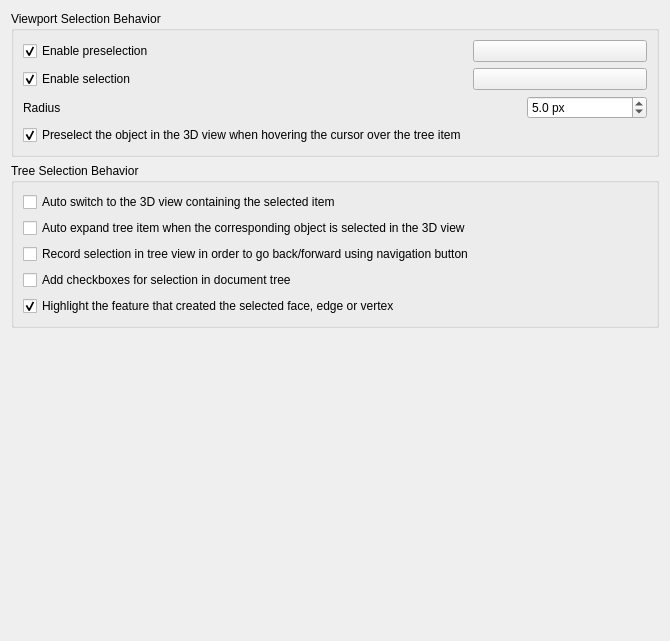
<?xml version="1.0" encoding="UTF-8"?>
<ui version="4.0">
 <class>Gui::Dialog::DlgSettingsSelection</class>
 <widget class="QWidget" name="Gui::Dialog::DlgSettingsSelection">
  <property name="geometry">
   <rect>
    <x>0</x>
    <y>0</y>
    <width>670</width>
    <height>641</height>
   </rect>
  </property>
  <property name="windowTitle">
   <string>Selection</string>
  </property>
  <layout class="QVBoxLayout" name="verticalLayout_4">
   <item>
    <widget class="QGroupBox" name="groupBox">
     <property name="title">
      <string>Viewport Selection Behavior</string>
     </property>
     <layout class="QGridLayout" name="gridLayout">
      <item row="4" column="1">
       <widget class="Gui::PrefColorButton" name="SelectionColor">
        <property name="toolTip">
         <string>The color used for highlighting selected objects in the 3D view</string>
        </property>
        <property name="text">
         <string/>
        </property>
        <property name="color">
         <color>
          <red>0</red>
          <green>171</green>
          <blue>255</blue>
         </color>
        </property>
        <property name="prefEntry" stdset="0">
         <cstring>SelectionColor</cstring>
        </property>
        <property name="prefPath" stdset="0">
         <cstring>View</cstring>
        </property>
       </widget>
      </item>
      <item row="4" column="0">
       <widget class="Gui::PrefCheckBox" name="checkBoxSelection">
        <property name="toolTip">
         <string>Enable selection, highlighted with specified color</string>
        </property>
        <property name="text">
         <string>Enable selection</string>
        </property>
        <property name="checked">
         <bool>true</bool>
        </property>
        <property name="prefEntry" stdset="0">
         <cstring>EnableSelection</cstring>
        </property>
        <property name="prefPath" stdset="0">
         <cstring>View</cstring>
        </property>
       </widget>
      </item>
      <item row="7" column="0" colspan="2">
       <layout class="QHBoxLayout" name="horizontalLayout_1">
        <item>
         <widget class="QLabel" name="spinPickRadiusLabel">
          <property name="text">
           <string>Radius</string>
          </property>
         </widget>
        </item>
        <item>
         <spacer name="horizSpacer_1">
          <property name="orientation">
           <enum>Qt::Orientation::Horizontal</enum>
          </property>
          <property name="sizeHint" stdset="0">
           <size>
            <width>250</width>
            <height>10</height>
           </size>
          </property>
         </spacer>
        </item>
        <item>
         <widget class="Gui::PrefDoubleSpinBox" name="spinPickRadius">
          <property name="minimumSize">
           <size>
            <width>120</width>
            <height>0</height>
           </size>
          </property>
          <property name="toolTip">
           <string>Area for selecting elements in the 3D view.
A larger value makes it easier to select elements, but may prevent selection of small features.
      </string>
          </property>
          <property name="inputMethodHints">
           <set>Qt::InputMethodHint::ImhPreferNumbers</set>
          </property>
          <property name="suffix">
           <string notr="true"> px</string>
          </property>
          <property name="decimals">
           <number>1</number>
          </property>
          <property name="minimum">
           <double>0.500000000000000</double>
          </property>
          <property name="maximum">
           <double>200.000000000000000</double>
          </property>
          <property name="value">
           <double>5.000000000000000</double>
          </property>
          <property name="prefEntry" stdset="0">
           <cstring>PickRadius</cstring>
          </property>
          <property name="prefPath" stdset="0">
           <cstring>View</cstring>
          </property>
         </widget>
        </item>
       </layout>
      </item>
      <item row="3" column="1">
       <widget class="Gui::PrefColorButton" name="HighlightColor">
        <property name="toolTip">
         <string>The color used for highlighting preselected objects in the 3D view</string>
        </property>
        <property name="text">
         <string/>
        </property>
        <property name="color">
         <color>
          <red>10</red>
          <green>200</green>
          <blue>255</blue>
         </color>
        </property>
        <property name="prefEntry" stdset="0">
         <cstring>HighlightColor</cstring>
        </property>
        <property name="prefPath" stdset="0">
         <cstring>View</cstring>
        </property>
       </widget>
      </item>
      <item row="3" column="0">
       <widget class="Gui::PrefCheckBox" name="checkBoxPreselection">
        <property name="minimumSize">
         <size>
          <width>240</width>
          <height>0</height>
         </size>
        </property>
        <property name="toolTip">
         <string>Enable preselection, highlighted with specified color</string>
        </property>
        <property name="text">
         <string>Enable preselection</string>
        </property>
        <property name="checked">
         <bool>true</bool>
        </property>
        <property name="prefEntry" stdset="0">
         <cstring>EnablePreselection</cstring>
        </property>
        <property name="prefPath" stdset="0">
         <cstring>View</cstring>
        </property>
       </widget>
      </item>
      <item row="8" column="0">
       <widget class="Gui::PrefCheckBox" name="checkBoxPreselect">
        <property name="text">
         <string>Preselect the object in the 3D view when hovering the cursor over the tree item</string>
        </property>
        <property name="checked">
         <bool>true</bool>
        </property>
        <property name="prefEntry" stdset="0">
         <cstring>PreSelection</cstring>
        </property>
        <property name="prefPath" stdset="0">
         <cstring>TreeView</cstring>
        </property>
       </widget>
      </item>
     </layout>
    </widget>
   </item>
   <item>
    <widget class="QGroupBox" name="groupBox_3">
     <property name="title">
      <string>Tree Selection Behavior</string>
     </property>
     <layout class="QVBoxLayout" name="verticalLayout_2">
      <item>
       <widget class="Gui::PrefCheckBox" name="checkBoxAutoSwitch">
        <property name="text">
         <string>Auto switch to the 3D view containing the selected item</string>
        </property>
        <property name="toolTip">
         <string>Selecting an item in the Tree View automatically activates its document and switches to its 3D view.</string>
        </property>
        <property name="prefEntry" stdset="0">
         <cstring>SyncView</cstring>
        </property>
        <property name="prefPath" stdset="0">
         <cstring>TreeView</cstring>
        </property>
       </widget>
      </item>
      <item>
       <widget class="Gui::PrefCheckBox" name="checkBoxAutoExpand">
        <property name="text">
         <string>Auto expand tree item when the corresponding object is selected in the 3D view</string>
        </property>
        <property name="toolTip">
         <string>Locates and reveals the selected object within the tree hierarchy. Prevents manual scrolling in deep, complex document structures.</string>
        </property>
        <property name="prefEntry" stdset="0">
         <cstring>SyncSelection</cstring>
        </property>
        <property name="prefPath" stdset="0">
         <cstring>TreeView</cstring>
        </property>
       </widget>
      </item>
      <item>
       <widget class="Gui::PrefCheckBox" name="checkBoxRecord">
        <property name="text">
         <string>Record selection in tree view in order to go back/forward using navigation button</string>
        </property>
        <property name="toolTip">
         <string>Enables selection history. Use 'Back' and 'Forward' navigation to toggle between previously selected objects without re-searching the tree.</string>
        </property>
        <property name="prefEntry" stdset="0">
         <cstring>RecordSelection</cstring>
        </property>
        <property name="prefPath" stdset="0">
         <cstring>TreeView</cstring>
        </property>
       </widget>
      </item>
      <item>
       <widget class="Gui::PrefCheckBox" name="checkBoxSelectionCheckBoxes">
        <property name="text">
         <string>Add checkboxes for selection in document tree</string>
        </property>
        <property name="toolTip">
         <string>Provides persistent selection toggles for each item. Simplifies batch operations and complex multi-selection without holding modifier keys (Ctrl/Shift).</string>
        </property>
        <property name="prefEntry" stdset="0">
         <cstring>CheckBoxesSelection</cstring>
        </property>
        <property name="prefPath" stdset="0">
         <cstring>TreeView</cstring>
        </property>
       </widget>
      </item>
      <item>
       <widget class="Gui::PrefCheckBox" name="checkBoxElementOrigin">
        <property name="text">
         <string>Highlight the feature that created the selected face, edge or vertex</string>
        </property>
        <property name="toolTip">
         <string>When a sub-element is selected in the 3D view, the tree item of the object that created it is highlighted, using the topological naming history.</string>
        </property>
        <property name="checked">
         <bool>true</bool>
        </property>
        <property name="prefEntry" stdset="0">
         <cstring>HighlightElementOrigin</cstring>
        </property>
        <property name="prefPath" stdset="0">
         <cstring>TreeView</cstring>
        </property>
       </widget>
      </item>
     </layout>
    </widget>
   </item>
   <item>
    <spacer name="verticalSpacer">
     <property name="orientation">
      <enum>Qt::Orientation::Vertical</enum>
     </property>
     <property name="sizeHint" stdset="0">
      <size>
       <width>20</width>
       <height>245</height>
      </size>
     </property>
    </spacer>
   </item>
  </layout>
 </widget>
 <customwidgets>
  <customwidget>
   <class>Gui::ColorButton</class>
   <extends>QPushButton</extends>
   <header>Gui/Widgets.h</header>
  </customwidget>
  <customwidget>
   <class>Gui::PrefColorButton</class>
   <extends>Gui::ColorButton</extends>
   <header>Gui/PrefWidgets.h</header>
  </customwidget>
  <customwidget>
   <class>Gui::PrefCheckBox</class>
   <extends>QCheckBox</extends>
   <header>Gui/PrefWidgets.h</header>
  </customwidget>
  <customwidget>
   <class>Gui::PrefDoubleSpinBox</class>
   <extends>QDoubleSpinBox</extends>
   <header>Gui/PrefWidgets.h</header>
  </customwidget>
 </customwidgets>
 <resources/>
 <connections>
  <connection>
   <sender>checkBoxPreselection</sender>
   <signal>toggled(bool)</signal>
   <receiver>HighlightColor</receiver>
   <slot>setEnabled(bool)</slot>
   <hints>
    <hint type="sourcelabel">
     <x>20</x>
     <y>20</y>
    </hint>
    <hint type="destinationlabel">
     <x>20</x>
     <y>20</y>
    </hint>
   </hints>
  </connection>
  <connection>
   <sender>checkBoxSelection</sender>
   <signal>toggled(bool)</signal>
   <receiver>SelectionColor</receiver>
   <slot>setEnabled(bool)</slot>
   <hints>
    <hint type="sourcelabel">
     <x>20</x>
     <y>20</y>
    </hint>
    <hint type="destinationlabel">
     <x>20</x>
     <y>20</y>
    </hint>
   </hints>
  </connection>
 </connections>
</ui>
